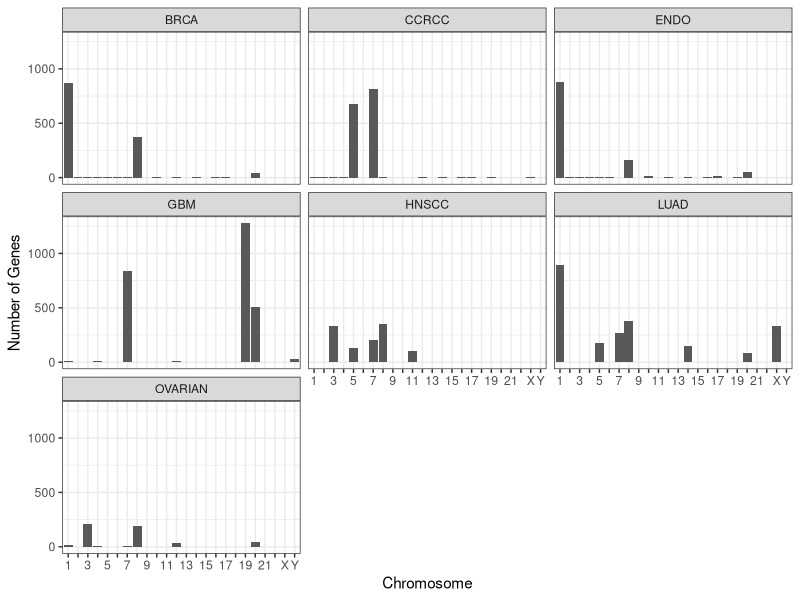

R code for this plot:
require(ggplot2)
require(gridExtra)
library(tidyverse)
library(grid)

sig_genes = read_csv("sig_genes_by_cancer.csv")
chromosomes = read_csv("uniprot_chromosomes.csv")

sig_genes = sig_genes %>%
  gather(key="cancer", value="gene")

chromosomes = chromosomes %>%
  mutate(chromosome = str_extract(chromosome, '[0-9,X,Y]+'))

df = inner_join(sig_genes, chromosomes) %>%
  drop_na(chromosome) %>%
  filter(cancer!='ENDO' | chromosome!='Y')


df[df=='NA'] <- NA
df = drop_na(df, chromosome)

fig1=ggplot(df, aes(factor(chromosome, levels=c('1', '2','3','4','5','6','7','8','9','10','11','12','13','14','15','16','17','18','19','20','21', '22','X','Y')))) + 
  geom_bar() +
  facet_wrap(cancer~., drop=TRUE) +
  theme_bw() +
  xlab("Chromosome") +
  ylab('Number of Genes') +
  scale_x_discrete(labels=c('1', ' ' , '3', ' ','5', ' ' , '7', ' ' ,'9', ' ' , '11' ,' ' ,'13' , ' ' ,'15', ' ' ,'17', ' ' , '19' ,' ' , '21' , ' ' ,'X', 'Y'))

fig1



